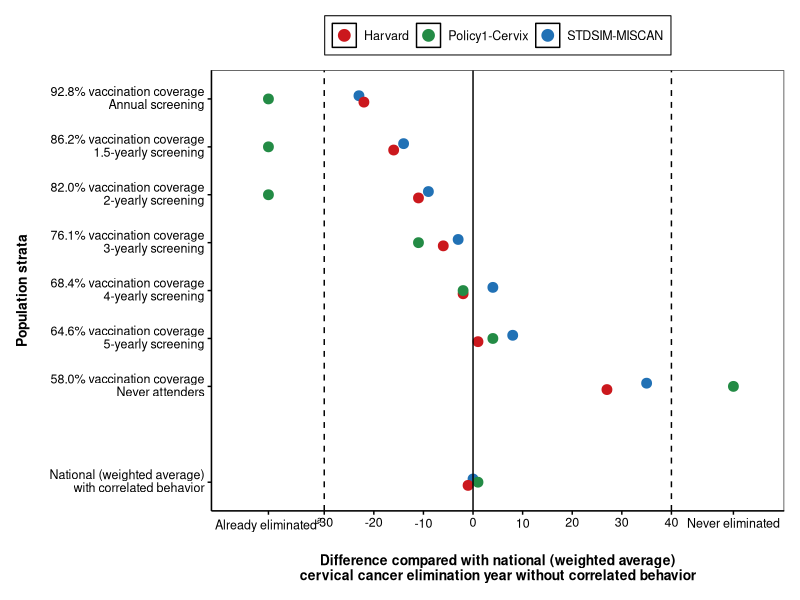
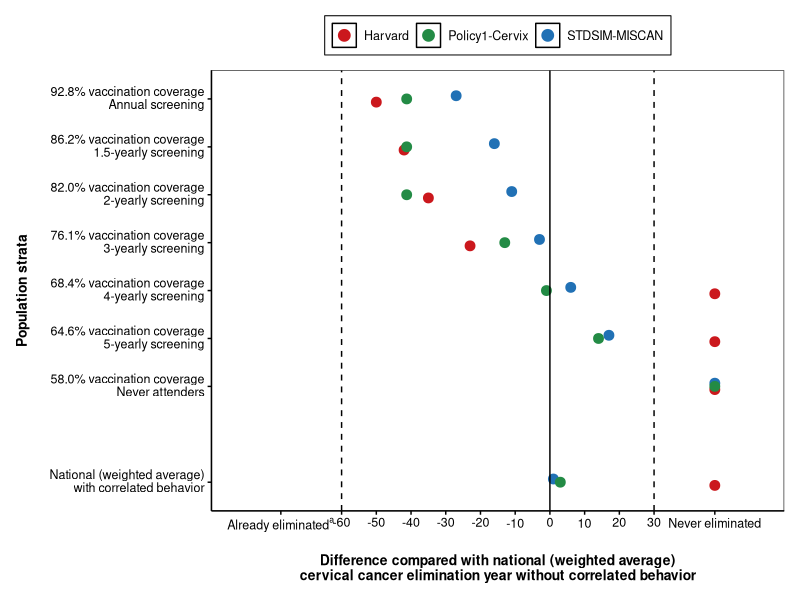

Source code (R) for these figures, in order:
#This script generates Figures 2 and S3 from the manuscript 
#"Disparities in cervical cancer elimination time frames in the United States: a comparative modeling study"
#By Emily A. Burger et al.

  
  setwd("C:/Documenten/Work/Projects and papers/CISNET/HEterogeneities/JNCI manuscript/Scripts for submission")
  
  #Required packages
  library("data.table")
  library("tidyr")
  library("ggplot2")
  library("cowplot")
  library("grid")
  library("gridExtra")
  library("ggtext")

#Read in the data file. 
Elimination_timings = read.table("Elimination_timings_main.txt", header=TRUE)

#scripts below change texts to ensure proper labels, and transforms character vectors into factors,
#so that labeling occurs in the right order
Elimination_timings$Herd_immunity[Elimination_timings$Herd_immunity=="Yes"] = "With herd immunity"
Elimination_timings$Herd_immunity[Elimination_timings$Herd_immunity=="No"] = "Without herd immunity"

Elimination_timings$Herd_immunity=factor(Elimination_timings$Herd_immunity, levels=c("Without herd immunity","With herd immunity"))

Elimination_timings$Population[Elimination_timings$Population == "Population_level"]="Population level"
Elimination_timings$Population[Elimination_timings$Population == "never_attenders"]="Never attenders"

Elimination_timings$Population = factor(Elimination_timings$Population, levels = c("Population level", "Annual", "1.5-yearly",
                                                                                   "2-yearly","3-yearly","4-yearly","5-yearly",
                                                                                   "Never attenders"))


Elimination_timings$Population = factor(Elimination_timings$Population, levels = c( "Never attenders","5-yearly","4-yearly",
                                                                                    "3-yearly","2-yearly","1.5-yearly","Annual",
                                                                                    "Population level"))

#Needed in order to place those that never eliminate or already eliminated are in the correct position in the graph. 
#In the datafile, these have values of -40 (already eliminated) and 40 (never eliminated)

#For the "already eliminated" strata:
Elimination_timings$Timing[Elimination_timings$Timing==-40] = -41.25

#For the "never eliminating" strata:
Elimination_timings$Timing[Elimination_timings$Timing==40] = 52.5



#Create the correct y-axis labels.
strata_list = c(" ",
                "National (weighted average)<br>with correlated behavior",
                "92.8% vaccination coverage<br>Annual screening",
                "86.2% vaccination coverage<br>1.5-yearly screening",
                "82.0% vaccination coverage<br>2-yearly screening",
                "76.1% vaccination coverage<br>3-yearly screening",
                "68.4% vaccination coverage<br>4-yearly screening",
                "64.6% vaccination coverage<br>5-yearly screening",
                "58.0% vaccination coverage<br>Never attenders"
                )

Elimination_timings$labels_new = rep(strata_list, times=6)





Elimination_timings$labels_new = factor(Elimination_timings$labels_new, levels = c(
  "National (weighted average)<br>with correlated behavior",
  " ",
  "58.0% vaccination coverage<br>Never attenders",
  "64.6% vaccination coverage<br>5-yearly screening",
  "68.4% vaccination coverage<br>4-yearly screening",
  "76.1% vaccination coverage<br>3-yearly screening",
  "82.0% vaccination coverage<br>2-yearly screening",
  "86.2% vaccination coverage<br>1.5-yearly screening",
  "92.8% vaccination coverage<br>Annual screening"
  
  
))



#Create the colors and correct legend labels for the graph 
color_DC = RColorBrewer::brewer.pal(4, "Greens")[4]
color_Harvard = RColorBrewer::brewer.pal(4, "Reds")[4]
color_Erasmus = RColorBrewer::brewer.pal(4, "Blues")[4]

colors_graph=c("Policy1-Cervix" = color_DC,"Harvard" = color_Harvard, "STDSIM-MISCAN" = color_Erasmus)


#Create the correct y-axis labels
ylabels = c("Never attenders","5-yearly","4-yearly",
               "3-yearly","2-yearly","1.5-yearly","Annual",
               "Population level")

ylabels_2 = c("92.8% vaccination coverage<br>Annual screening",
            "86.2% vaccination coverage<br>1.5-yearly screening",
            "82.0% vaccination coverage<br>2-yearly screening",
            "76.1% vaccination coverage<br>3-yearly screening",
            "68.4% vaccination coverage<br>4-yearly screening",
            "64.6% vaccination coverage<br>5-yearly screening",
            "58.0% vaccination coverage<br>Never attenders",
            "National (weighted average)<br>with correlated behavior")

###### MAKE FIGURE 2#####

#only select those the scenarios with herd immunity
Elimination_timings_herdimmunity = Elimination_timings[Elimination_timings$Herd_immunity=="With herd immunity",]
  

# Generate the graph  
Timings_graph_herdimmunity = ggplot(data=Elimination_timings_herdimmunity, aes(x=Timing,y=labels_new, color=Model))+
  geom_point(shape=19,size=3,position=position_dodge(width=0.2))+
  geom_vline(xintercept = -30, linetype="dashed")+
  geom_vline(xintercept = 40, linetype="dashed")+
  geom_vline(xintercept = 0)+
  labs(x="\nDifference compared with national (weighted average)\ncervical cancer elimination year without correlated behavior",y="Population strata\n")+
  scale_x_continuous(breaks = c(-41.25,seq(from=-30,to=40,by=10),52.5),limits = c(-47.5,57.5), labels = c(expression("Already eliminated"^a),seq(from=-30,to=40,by=10),expression("Never eliminated")))+
  scale_y_discrete(labels = ylabels_2,
                   breaks = ylabels_2)+
  scale_color_manual(values = colors_graph)+
  theme_bw(  )+
  guides(color = guide_legend(override.aes = list(size=3, stroke = 1)))+
  theme(axis.title.x=element_text(face="bold",size=10),
        axis.title.y=element_text(face="bold",size=10),
        panel.grid.major = element_blank(),
        panel.grid.minor = element_blank(),
        panel.background = element_blank(),
        axis.line.x = element_line(color="black"),
        axis.line.y = element_line(color="black"),
        axis.ticks = element_line(color="black"),
        axis.text = element_text(color="black",size=9),
        axis.text.y = ggtext::element_markdown(),
        strip.text = element_text(size=10),
        legend.title=element_blank(),
        legend.background = element_blank(),
        legend.box.background = element_rect(color="black"),
        legend.key = element_rect(fill=NA),
        legend.position = "top",
        legend.text = element_text(size=9),
        plot.margin = margin(0.4,0.4,0.4,0.4,"cm"),
        plot.background = element_rect(
          fill = "white",
          colour = "white"),)


#Save the graph
ggsave(file="Elimination timing Herd immunity.tiff",Timings_graph_herdimmunity, width=9.5, height = 6)


###### MAKE FIGURE S3#####

#only select those the scenarios without herd immunity
Elimination_timings_herdimmunity = Elimination_timings[Elimination_timings$Herd_immunity!="With herd immunity",]

#Needed in order to place those that never eliminate or already eliminated are in the correct position in the graph. 
#the no herd immunity graph has a wider x-axis, so values need to be adjusted to accommodate
Elimination_timings_herdimmunity$Timing[Elimination_timings_herdimmunity$Timing==-47.5] = -77.5
Elimination_timings_herdimmunity$Timing[Elimination_timings_herdimmunity$Timing==52.5] = 47.5

#Generate the graph
Timings_graph_noherdimmunity = ggplot(data=Elimination_timings_herdimmunity, aes(x=Timing,y=labels_new, color=Model))+
  geom_point(shape=19,size=3,position=position_dodge(width=0.2))+
  geom_vline(xintercept = -60, linetype="dashed")+
  geom_vline(xintercept = 30, linetype="dashed")+
  geom_vline(xintercept = 0)+
  labs(x="\nDifference compared with national (weighted average)\ncervical cancer elimination year without correlated behavior",y="Population strata\n")+
  scale_x_continuous(breaks = c(-77.5,seq(from=-60,to=30,by=10),47.5),limits = c(-90,60), labels = c(expression("Already eliminated"^a),seq(from=-60,to=30,by=10),expression("Never eliminated")))+
  scale_y_discrete(labels = ylabels_2,
                   breaks = ylabels_2)+
  scale_color_manual(values = colors_graph)+
  theme_bw(  )+
  guides(color = guide_legend(override.aes = list(size=3, stroke = 1)))+
  theme(axis.title.x=element_text(face="bold",size=10),
        axis.title.y=element_text(face="bold",size=10),
        panel.grid.major = element_blank(),
        panel.grid.minor = element_blank(),
        panel.background = element_blank(),
        axis.line.x = element_line(color="black"),
        axis.line.y = element_line(color="black"),
        axis.ticks = element_line(color="black"),
        axis.text = element_text(color="black",size=9),
        axis.text.y = ggtext::element_markdown(),
        strip.text = element_text(size=10),
        legend.title=element_blank(),
        legend.background = element_blank(),
        legend.box.background = element_rect(color="black"),
        legend.key = element_rect(fill=NA),
        legend.position = "top",
        legend.text = element_text(size=9),
        plot.margin = margin(0.4,0.4,0.4,0.4,"cm"),
        plot.background = element_rect(
          fill = "white",
          colour = "white",
          size = 1),)


#Save the graph
ggsave(file="Elimination timing No Herd immunity.tiff",Timings_graph_noherdimmunity, width=9.5, height = 6)